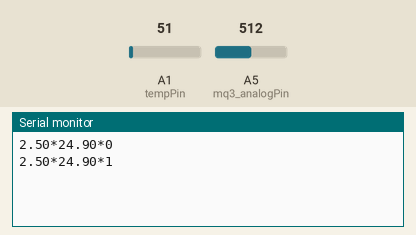
The sketch below on a simulated Arduino Uno, built with avr-gcc and run on an emulated ATmega328P. Parts: the last lines printed to the serial monitor. Inputs (shaded band) come from the test bench; at power-on: A1 (tempPin) = 51, A5 (mq3_analogPin) = 512.

Above: at 1.8 s.
1.9 s: A1 (tempPin) set to 61
At 2.7 s:
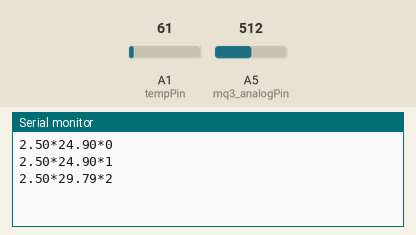
3.4 s: A5 (mq3_analogPin) set to 716
At 4.7 s:
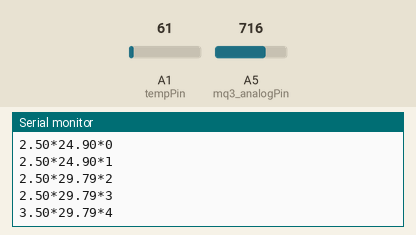
4.9 s: A1 (tempPin) set to 71
At 5.8 s:
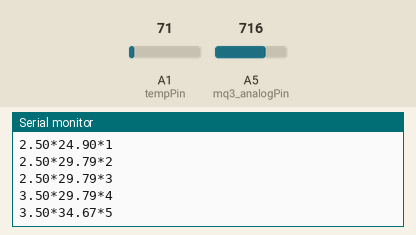
6.4 s: A5 (mq3_analogPin) set to 900
At 7.8 s:
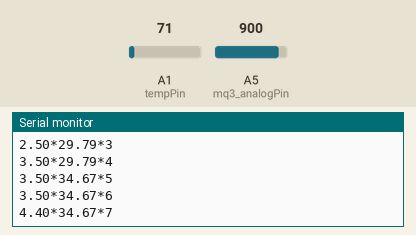
Timing chart, 0 to 8.9 s (numbered marks = the images above; inputs shaded):
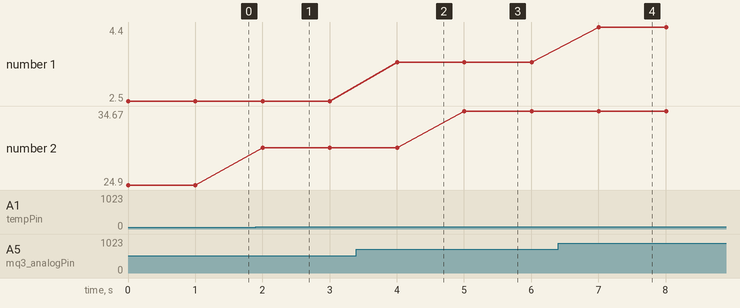

Measured:
- after the input at 1.9 s, the serial monitor: prints a new line after 0.10 s (image 1)
- after the input at 3.4 s, the serial monitor: prints a new line after 0.61 s (image 2)
- after the input at 4.9 s, the serial monitor: prints a new line after 0.11 s (image 3)
- after the input at 6.4 s, the serial monitor: prints a new line after 0.61 s (image 4)
- plotted number 1: 2.5 → 3.5 after the input at 3.4 s, 3.5 → 4.4 after the input at 6.4 s
- plotted number 2: 24.9 → 29.79 after the input at 1.9 s, 29.79 → 34.67 after the input at 4.9 s

The sketch:

mq3_calibration.ino
```cpp
/*
Author: Pietro Pennestri'
Mail:pietro.pennestri@gmail.com
Website: http://www.pennestri.me
Date: May 2nd 2015

Description:
Calibration of an MQ3 shield on arduino board.
The voltage is displayed when the sensor is exposed at a known
alcohol concentration. Temperature is also recorded
for future adjustments.
*/

int mq3_analogPin = A5; // connected to the output pin of MQ3
int val;
int tempPin = 1;
unsigned long time;
unsigned long time_in_second;
void setup(){
  Serial.begin(9600); // open serial at 9600 bps
}

void loop()
{
  // give ample warmup time for readings to stabilize
  float arduino_voltage = 5 ;
  int mq3_value = analogRead(mq3_analogPin);
  float voltage = mq3_value * (arduino_voltage / 1023.0);

  // get temperature
  val = analogRead(tempPin);
  float mv = ( val/1024.0)*5000;
  float temperature = mv/10; // celsius

  //tieme
  time = millis();
  time_in_second = time/1000 ;

  //Serial.print("Voltage=");
  Serial.print(voltage);
  Serial.print("*");
  //Serial.print(" Temperature(C): ");
  Serial.print(temperature);
  Serial.print("*");
  //Serial.print(" Time(S): ");
  Serial.print(time_in_second);
  Serial.print("\n");

  delay(1000);    //slow down output
}
```
